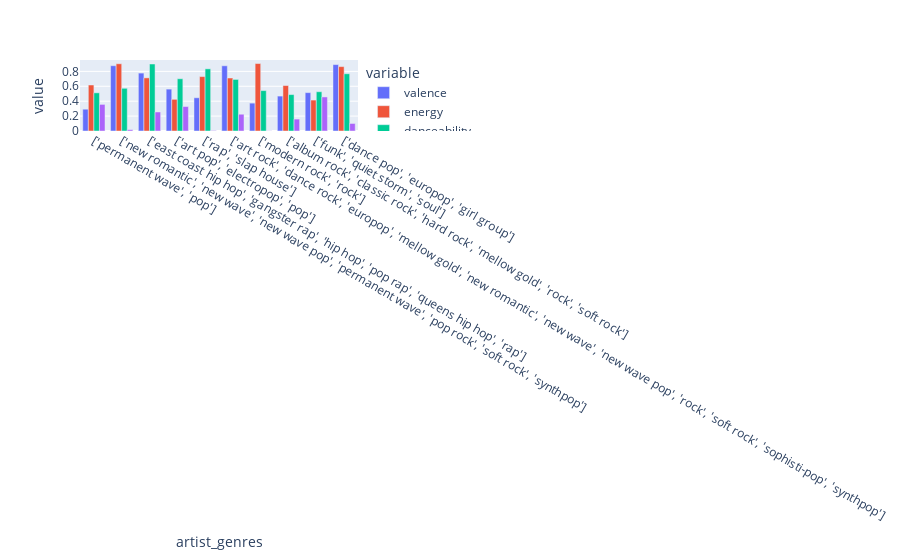

The cell this chart's notebook holds for it:
### Code cell
#top10_genres= genre_df.nlargest(10, 'song_popularity')

fig = px.bar(new_genre, x='artist_genres', y=['valence', 'energy', 'danceability', 'acousticness'], barmode='group')


fig.update_layout(
    #yaxis = dict(
        #tickmode = 'linear',
        #tick0 = 0,
        #dtick = 0.2
    )
 )
fig.show()

### Figure 1 — Plotly figure (JSON) as saved in the notebook; plotly's stock layout.template omitted (floating-point values rounded to 4 significant figures)
{"data": [{"alignmentgroup": "True", "hovertemplate": "variable=valence<br>artist_genres=%{x}<br>value=%{y}<extra></extra>", "legendgroup": "valence", "marker": {"color": "#636efa", "pattern": {"shape": ""}}, "name": "valence", "offsetgroup": "valence", "orientation": "v", "showlegend": true, "textposition": "auto", "type": "bar", "x": ["['permanent wave', 'pop']", "['new romantic', 'new wave', 'new wave pop', 'permanent wave', 'pop rock', 'soft rock', 'synthpop']", "['east coast hip hop', 'gangster rap', 'hip hop', 'pop rap', 'queens hip hop', 'rap']", "['art pop', 'electropop', 'pop']", "['rap', 'slap house']", "['art rock', 'dance rock', 'europop', 'mellow gold', 'new romantic', 'new wave', 'new wave pop', 'rock', 'soft rock', 'sophisti-pop', 'synthpop']", "['modern rock', 'rock']", "['album rock', 'classic rock', 'hard rock', 'mellow gold', 'rock', 'soft rock']", "['funk', 'quiet storm', 'soul']", "['dance pop', 'europop', 'girl group']"], "xaxis": "x", "y": [0.2925, 0.876, 0.777, 0.562, 0.446, 0.875, 0.374, 0.4685, 0.515, 0.891], "yaxis": "y"}, {"alignmentgroup": "True", "hovertemplate": "variable=energy<br>artist_genres=%{x}<br>value=%{y}<extra></extra>", "legendgroup": "energy", "marker": {"color": "#EF553B", "pattern": {"shape": ""}}, "name": "energy", "offsetgroup": "energy", "orientation": "v", "showlegend": true, "textposition": "auto", "type": "bar", "x": ["['permanent wave', 'pop']", "['new romantic', 'new wave', 'new wave pop', 'permanent wave', 'pop rock', 'soft rock', 'synthpop']", "['east coast hip hop', 'gangster rap', 'hip hop', 'pop rap', 'queens hip hop', 'rap']", "['art pop', 'electropop', 'pop']", "['rap', 'slap house']", "['art rock', 'dance rock', 'europop', 'mellow gold', 'new romantic', 'new wave', 'new wave pop', 'rock', 'soft rock', 'sophisti-pop', 'synthpop']", "['modern rock', 'rock']", "['album rock', 'classic rock', 'hard rock', 'mellow gold', 'rock', 'soft rock']", "['funk', 'quiet storm', 'soul']", "['dance pop', 'europop', 'girl group']"], "xaxis": "x", "y": [0.6172, 0.902, 0.713, 0.425, 0.73, 0.711, 0.905, 0.6095, 0.415, 0.864], "yaxis": "y"}, {"alignmentgroup": "True", "hovertemplate": "variable=danceability<br>artist_genres=%{x}<br>value=%{y}<extra></extra>", "legendgroup": "danceability", "marker": {"color": "#00cc96", "pattern": {"shape": ""}}, "name": "danceability", "offsetgroup": "danceability", "orientation": "v", "showlegend": true, "textposition": "auto", "type": "bar", "x": ["['permanent wave', 'pop']", "['new romantic', 'new wave', 'new wave pop', 'permanent wave', 'pop rock', 'soft rock', 'synthpop']", "['east coast hip hop', 'gangster rap', 'hip hop', 'pop rap', 'queens hip hop', 'rap']", "['art pop', 'electropop', 'pop']", "['rap', 'slap house']", "['art rock', 'dance rock', 'europop', 'mellow gold', 'new romantic', 'new wave', 'new wave pop', 'rock', 'soft rock', 'sophisti-pop', 'synthpop']", "['modern rock', 'rock']", "['album rock', 'classic rock', 'hard rock', 'mellow gold', 'rock', 'soft rock']", "['funk', 'quiet storm', 'soul']", "['dance pop', 'europop', 'girl group']"], "xaxis": "x", "y": [0.5122, 0.573, 0.899, 0.701, 0.834, 0.692, 0.542, 0.4885, 0.527, 0.768], "yaxis": "y"}, {"alignmentgroup": "True", "hovertemplate": "variable=acousticness<br>artist_genres=%{x}<br>value=%{y}<extra></extra>", "legendgroup": "acousticness", "marker": {"color": "#ab63fa", "pattern": {"shape": ""}}, "name": "acousticness", "offsetgroup": "acousticness", "orientation": "v", "showlegend": true, "textposition": "auto", "type": "bar", "x": ["['permanent wave', 'pop']", "['new romantic', 'new wave', 'new wave pop', 'permanent wave', 'pop rock', 'soft rock', 'synthpop']", "['east coast hip hop', 'gangster rap', 'hip hop', 'pop rap', 'queens hip hop', 'rap']", "['art pop', 'electropop', 'pop']", "['rap', 'slap house']", "['art rock', 'dance rock', 'europop', 'mellow gold', 'new romantic', 'new wave', 'new wave pop', 'rock', 'soft rock', 'sophisti-pop', 'synthpop']", "['modern rock', 'rock']", "['album rock', 'classic rock', 'hard rock', 'mellow gold', 'rock', 'soft rock']", "['funk', 'quiet storm', 'soul']", "['dance pop', 'europop', 'girl group']"], "xaxis": "x", "y": [0.3569, 0.018, 0.255, 0.328, 0.00513, 0.225, 0.00172, 0.16, 0.457, 0.101], "yaxis": "y"}], "layout": {"barmode": "group", "legend": {"title": {"text": "variable"}, "tracegroupgap": 0}, "margin": {"t": 60}, "xaxis": {"anchor": "y", "domain": [0, 1], "title": {"text": "artist_genres"}}, "yaxis": {"anchor": "x", "domain": [0, 1], "title": {"text": "value"}}}}
